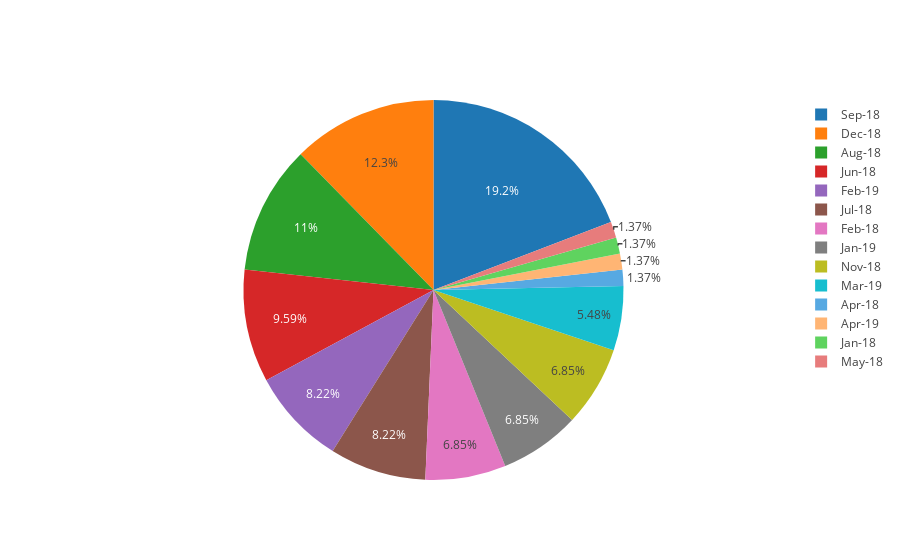

Notebook cell for this chart:
### Markdown cell above
## Pie Chart of the total number of courses by institutions

### Code cell
trace = go.Pie(labels=df3a.index, values=df3a['Course Name'])

iplot([trace])

### Figure 1 — Plotly figure (JSON) as saved in the notebook; plotly's stock layout.template omitted (floating-point values rounded to 4 significant figures)
{"data": [{"labels": ["Apr-18", "Apr-19", "Aug-18", "Dec-18", "Feb-18", "Feb-19", "Jan-18", "Jan-19", "Jul-18", "Jun-18", "Mar-19", "May-18", "Nov-18", "Sep-18"], "type": "pie", "uid": "8ca0da12-eed5-4566-a30b-f078974be816", "values": [1, 1, 8, 9, 5, 6, 1, 5, 6, 7, 4, 1, 5, 14]}], "layout": {}}
